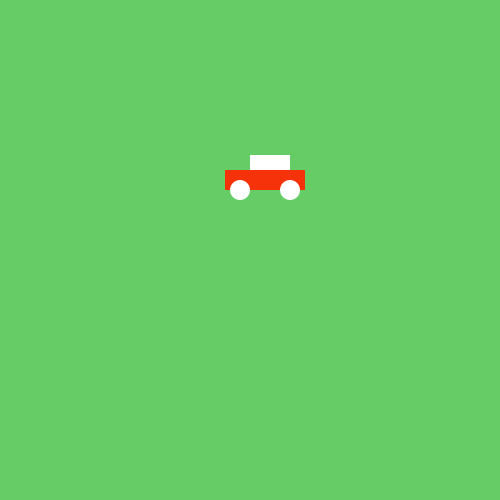
Frame 1 (no input)
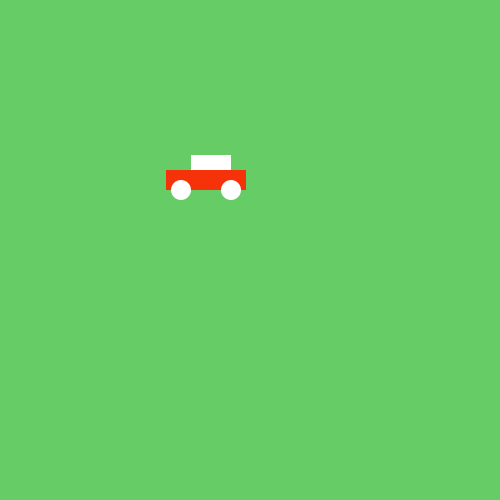
Frame 60 (the mouse pressed at the canvas centre just before this capture)
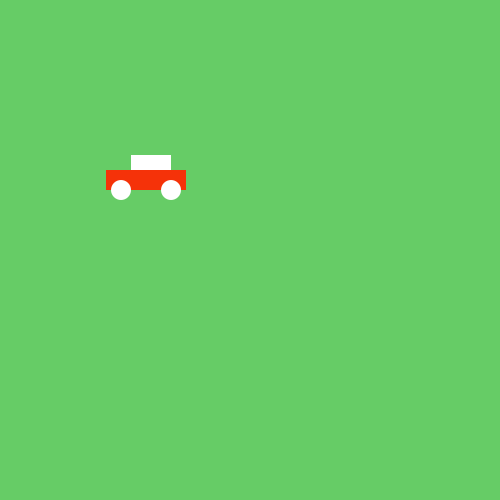
Frame 120 (the mouse held since frame 60 and released just before this capture)

The Processing sketch that drew these frames (run headless with seeded random() and noise(); from frame 60 on, the mouse is pressed at the canvas centre):

// Processing sketch: animated_car
// ── animated_car.pde
//B-52 ROLLING THUNDER
void setup (){
  size(500,500);
 
  
}

int y = 0;
int x = 50;

void draw(){ 
   background(102,204,102);
  noStroke();
  rect(250-y, 155,40,20);
  fill(245,50,9); 
  rect(225-y, 170,80,20);
  fill(255,255,255);
  ellipse(250 - 10 - y,190, 20,20);
  ellipse(250 + 40 - y,190, 20,20);
  
  y = y + 1;
}
